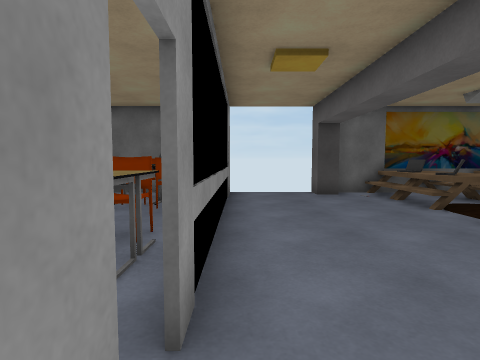
View 1 (above)

14 first-person views from a walk through a scene from a Unity 3-D project. The camera is 1.3 m above the floor, tilts 4° down and sees 80° across. The floor is counted in squares, 1 m on a side. Each view is taken from the middle of a square. On the plan, view 1 faces up. The plan holds only what a view shows up to about 13 squares ahead; the rest is blank. The place goes on beyond the plan. The player is left out. Some surface patterns are stand-ins.

View 2
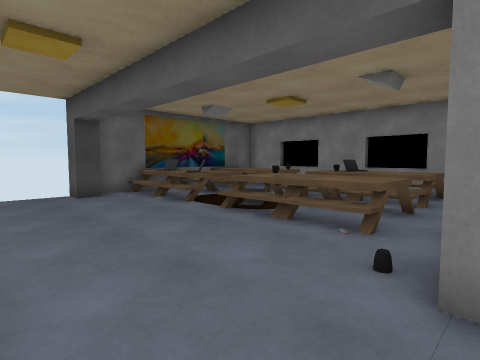

View 3
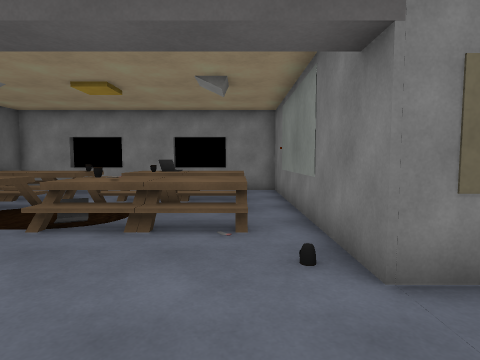

View 4
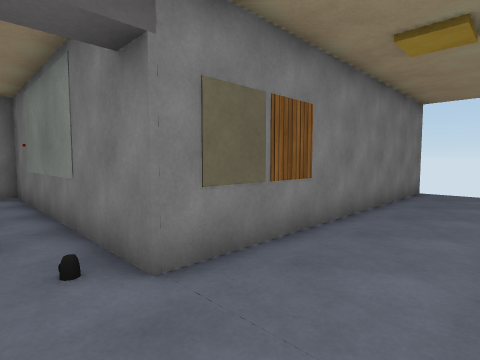

View 5
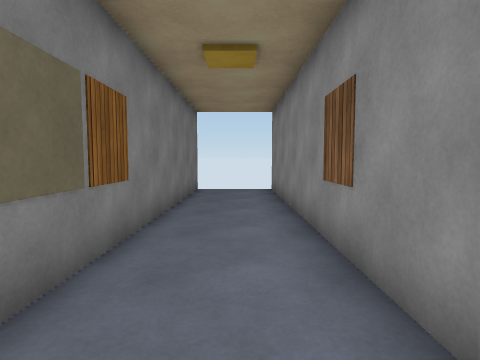

View 6
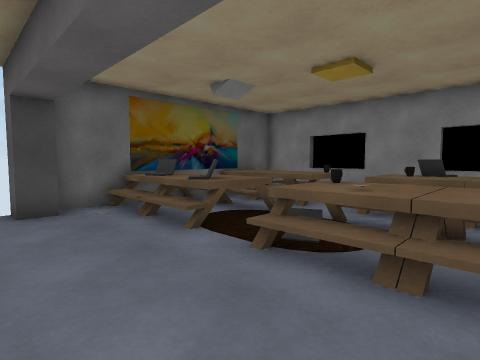

View 7
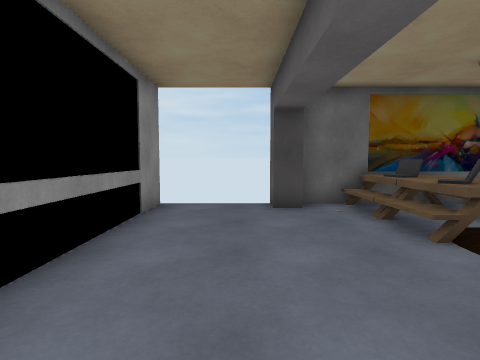

View 8
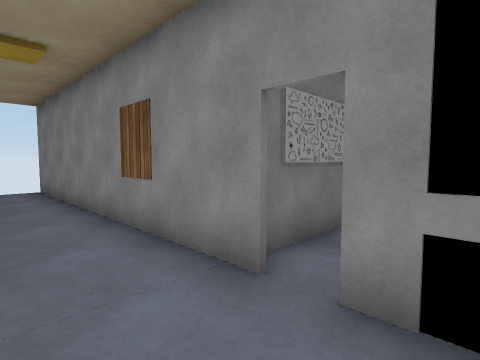

View 9
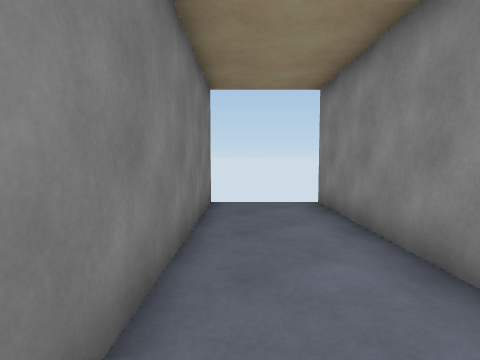

View 10
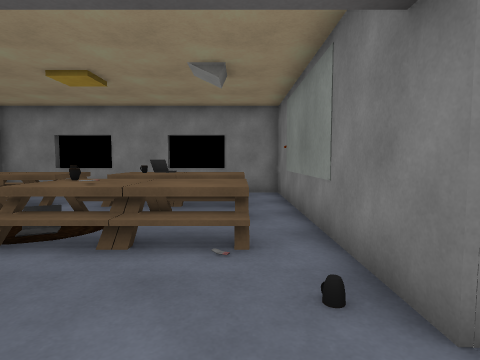

View 11
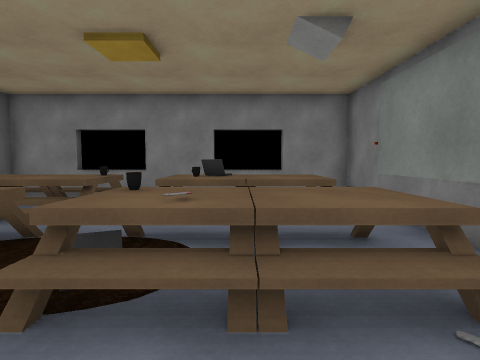

View 12
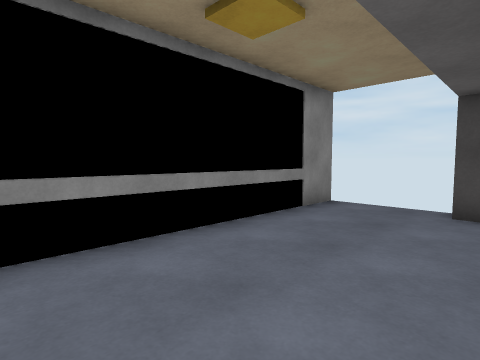

View 13
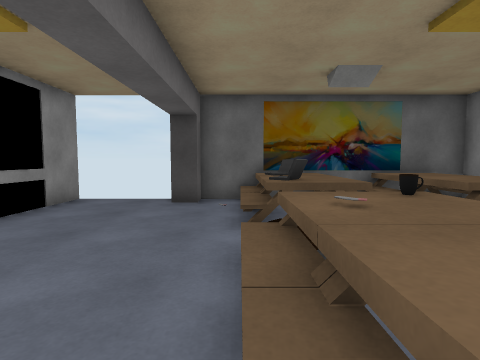

View 14
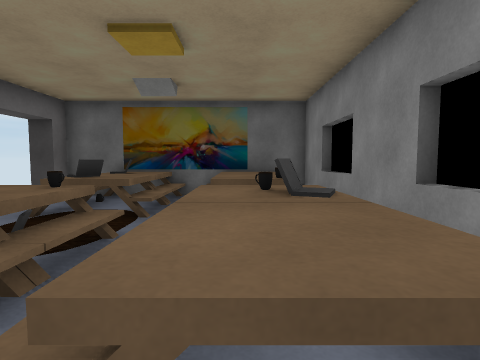

### Floor plan
Key: @ floor where view 1 was taken; # wall or solid block; . main floor; : floor 0.75 m higher than the main floor; + floor 1 m higher than the main floor; / step, stairs or slope; = window, fence, low wall or low ledge; O other object.
Columns run from 3 left of view 1 to 13 right of it. Each row starts with its distance up from view 1.
 12 ###   ###########
 11   #...##//://::/#
 10 O O...../+://::/#
  9 OOO...../:://::/#
  8  OO...../O://///#
  7  .#.............#
  6  .#...../OO//==/#
  5  O#...../:://///#
  4   O...../:://::/#
  3   O...../:://::/#
  2   #...../==//==/#
  1 ###.............#
  0  ##@..###########
 -1   #...#
 -2   #...#
 -3   #...#
 -4   #...#
 -5   #...#
 -6   #...#
 -7   #...#
 -8   #...#
 -9   #...#
-10   #...#
-11   #   #

Positions as (right, up) in squares from view 1, and headings:
1: (0, 0), facing up
2: (0, 0), facing up-right
3: (0, 2), facing right
4: (0, 2), facing down-right
5: (1, 2), facing down
6: (2, 3), facing up-right
7: (2, 3), facing up
8: (2, 3), facing down-left
9: (2, -2), facing down
10: (1, 2), facing right
11: (3, 4), facing right
12: (4, 3), facing up-left
13: (5, 2), facing up
14: (10, 1), facing up
